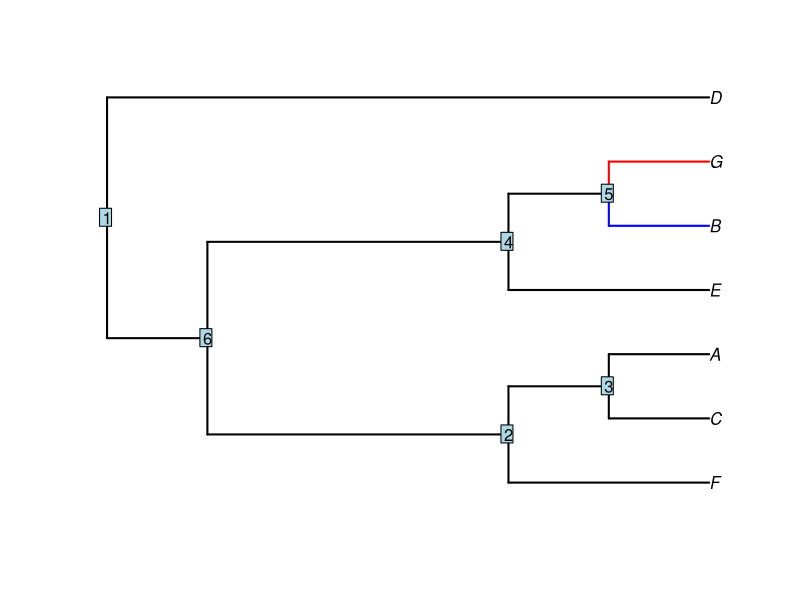
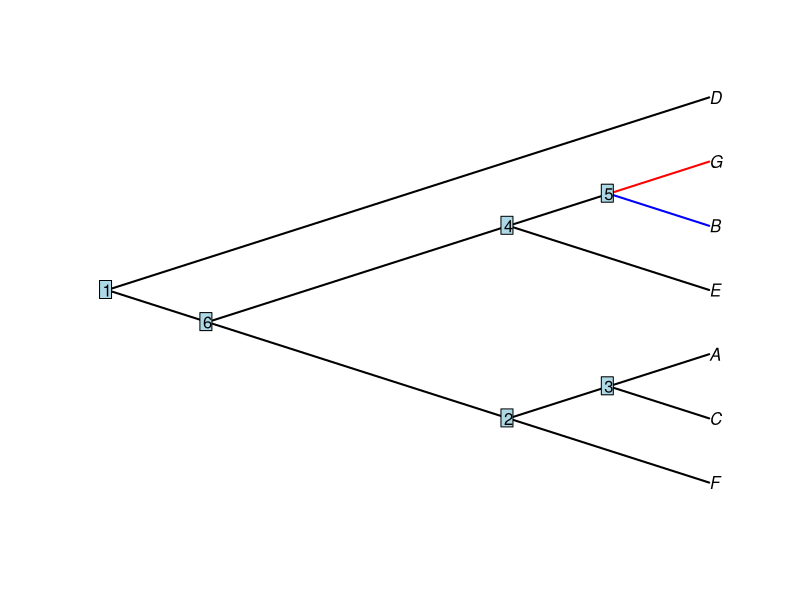
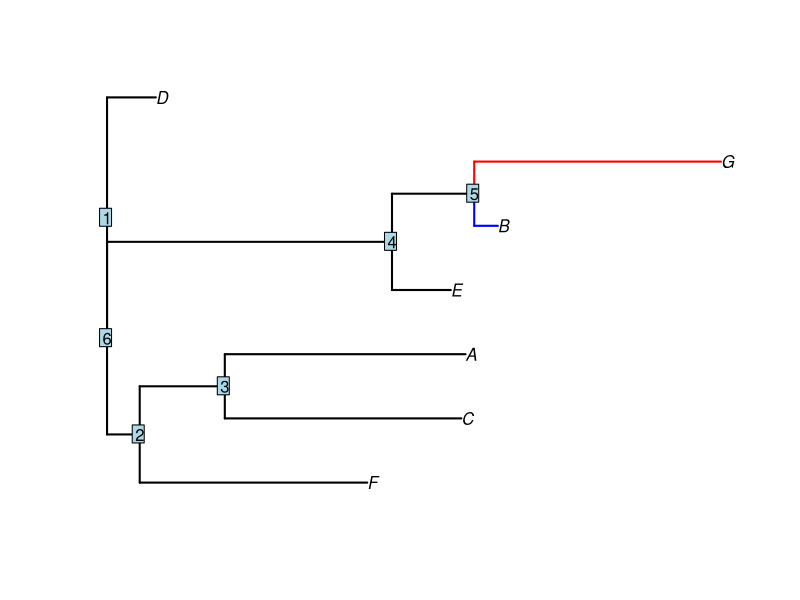
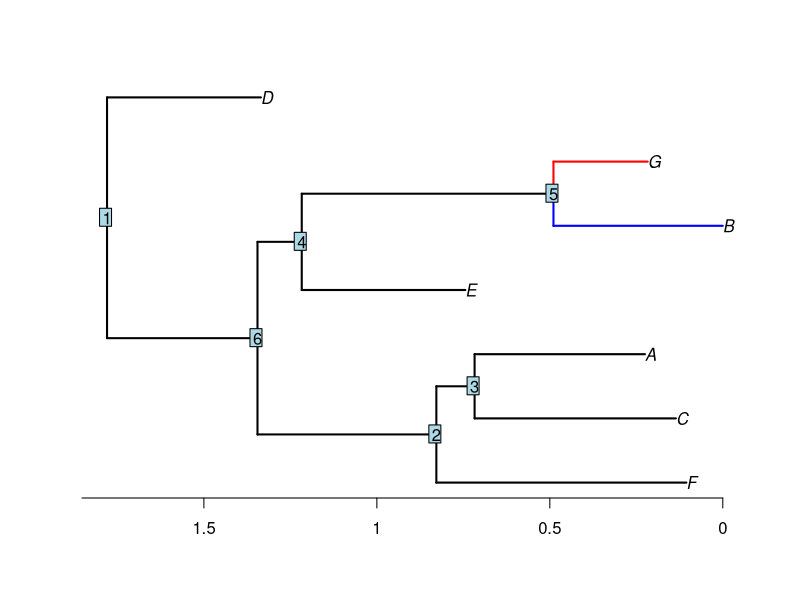
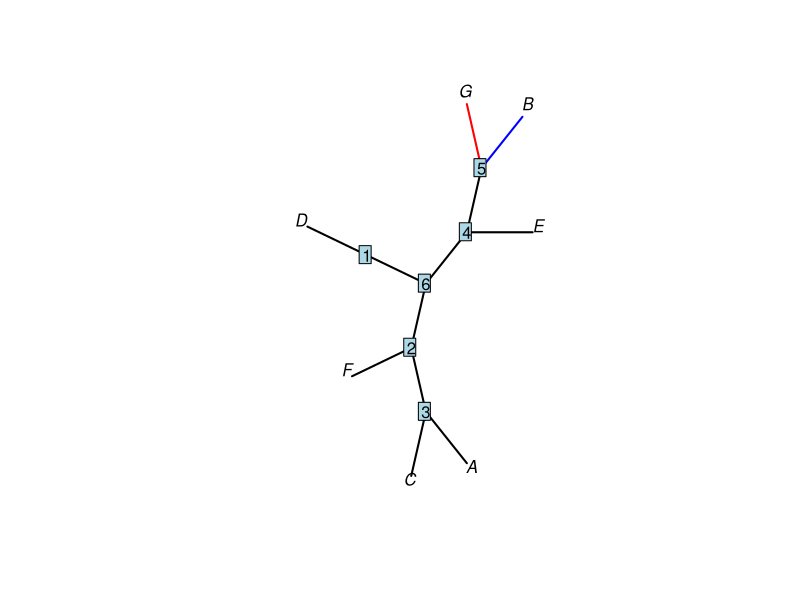
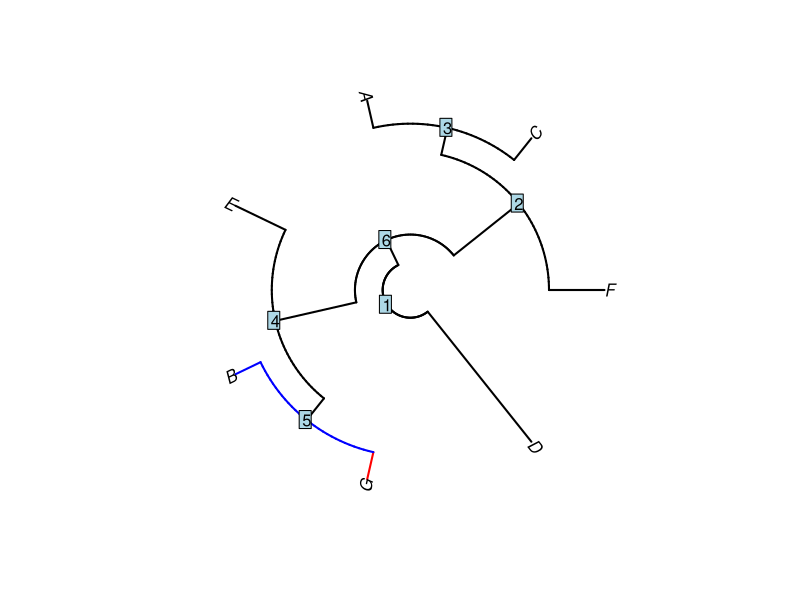
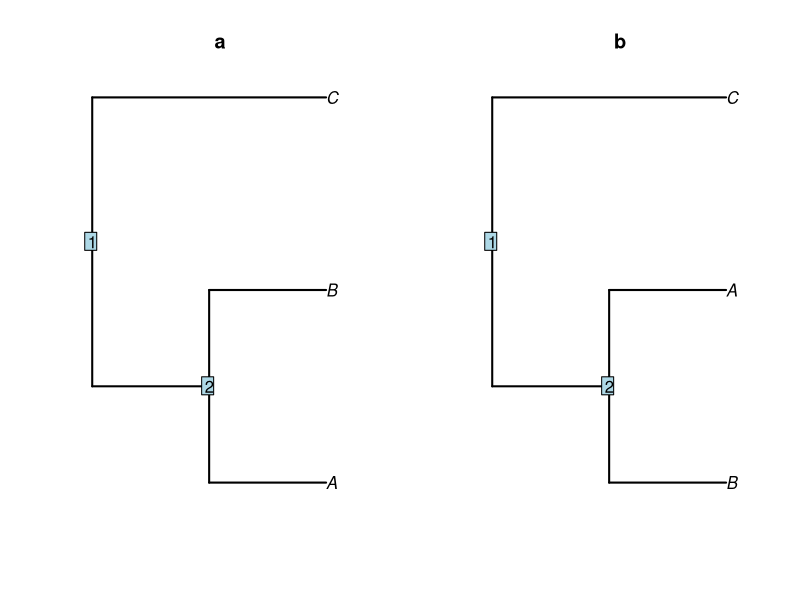
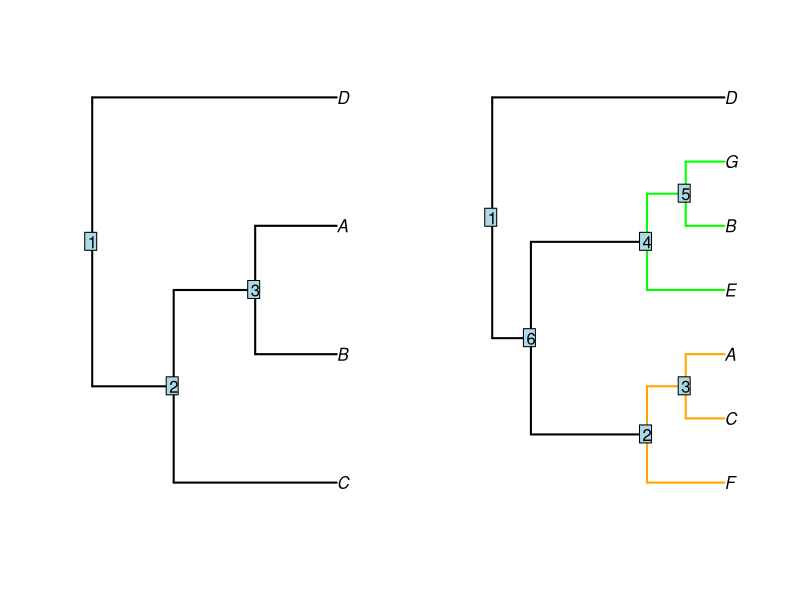

These figures' R source, in order:
## ---- chunk 1
library(ape)
library(phangorn)
## ---- chunk 2
# set seed to ensure the same tree is produced
set.seed(0210)
# generate a tree
tree <- rtree(n = 7, tip.label = c(LETTERS[1:7]))
branch_colours <- rep("black", nrow(tree$edge))

tree <- root(tree, outgroup = "D", resolve.root = TRUE)


branch_colours[tree$edge[, 2] == which(tree$tip.label == "G")] <- "red"
branch_colours[tree$edge[, 2] == which(tree$tip.label == "B")] <- "blue"
plot(tree, use.edge.length = FALSE,edge.color = branch_colours,edge.width = 2)
nodelabels(text=c(1:6))



## ---- chunk 3
# Plot the tree as a cladogram
plot(tree, type = "cladogram", edge.color = branch_colours, use.edge.length = FALSE, edge.width = 2)
nodelabels(text = c(1:6))
## ---- chunk 4
# Plot the tree as a phylogram
plot(tree, type = "phylogram", edge.color = branch_colours, edge.width = 2)
nodelabels(text = c(1:6))

## ---- chunk 5
# Note: This is a placeholder example as generating a true chronogram requires specific calibration data
tree$edge.length <- runif(nrow(tree$edge), min = 0.1, max = 1)  # Random branch lengths to mimic time

# Plot the simulated chronogram
plot(tree, type = "phylogram", edge.color = branch_colours, edge.width = 2,)

# Add a scale bar
ape::axisPhylo()

# Add node labels for clarity
nodelabels(text = c(1:6))


## ---- chunk 6
# Plot the tree as a cladogram
plot(tree, type = "unrooted", edge.color = branch_colours, use.edge.length = FALSE, edge.width = 2)
nodelabels(text = c(1:6))
## ---- chunk 7
# Plot the tree as a cladogram
plot(tree, type = "fan", edge.color = branch_colours, use.edge.length = FALSE, edge.width = 2)
nodelabels(text = c(1:6))
## ---- chunk 8
set.seed(123)

# Generate a simple phylogenetic tree with species A, B, and C
tree1 <- read.tree(text = "((A,B),C);")
tree2 <- read.tree(text = "((B,A),C);")

# Plot the first tree
par(mfrow = c(1, 2))  # Set up the plotting area to show two plots side by side
plot(tree1, main = "a",edge.width = 2)
nodelabels(text = c(1:2))

# Plot the second tree with A and B swapped
plot(tree2, main = "b",edge.width = 2)
nodelabels(text = c(1:2))


## ---- chunk 9
# Generate a simple phylogenetic tree
set.seed(123)
tree <- rtree(4, tip.label = c("A", "B", "C", "D"))

# Plot the tree
plot(tree, use.edge.length = FALSE,edge.width = 2)

# Add node labels to understand topology
nodelabels(text = 1:3)

## ---- chunk 10
# set seed to ensure the same tree is produced
set.seed(0210)
# generate a tree
tree <- rtree(n = 7, tip.label = c(LETTERS[1:7]))
tree <- root(tree, outgroup = "D", resolve.root = TRUE)

branch_colours <- rep("black", nrow(tree$edge))
monoA <- c("B", "G", "E")
monoB <- c("A", "C", "F")
# Function to find all edges (branches) within a clade, including internal branches
get_clade_edges <- function(tree, clade_tips) {
  clade_edges <- which(tree$edge[, 2] %in% c(
    which(tree$tip.label %in% clade_tips),
    tree$edge[tree$edge[, 2] %in% which(tree$tip.label %in% clade_tips), 1]
  ))
  return(clade_edges)
}

# Get edges for the first clade and colour them green
cladeA_edges <- get_clade_edges(tree, monoA)
branch_colours[cladeA_edges[-1]] <- "green"

# Get edges for the second clade and colour them orange
cladeB_edges <- get_clade_edges(tree, monoB)
branch_colours[cladeB_edges[-1]] <- "orange"

# Plot the tree with coloured branches
plot(tree, use.edge.length = FALSE, edge.color = branch_colours, edge.width = 2)
nodelabels(text = c(1:6))

## ---- chunk 11
# set seed to ensure the same tree is produced
set.seed(0210)
# generate a tree
tree <- rtree(n = 7, tip.label = c(LETTERS[1:7]))
tree <- root(tree, outgroup = "D", resolve.root = TRUE)

branch_colours <- rep("black", nrow(tree$edge))
paraA <- c("B", "G", "E","A", "C", "F")
# Function to find all edges (branches) within a clade, including internal branches
get_clade_edges <- function(tree, clade_tips) {
  clade_edges <- which(tree$edge[, 2] %in% c(
    which(tree$tip.label %in% clade_tips),
    tree$edge[tree$edge[, 2] %in% which(tree$tip.label %in% clade_tips), 1]
  ))
  return(clade_edges)
}

# Get edges for the first clade and colour them green
cladeA_edges <- get_clade_edges(tree, paraA)
branch_colours[head(cladeA_edges,-1)] <- "blue"

# Plot the tree with coloured branches
plot(tree, use.edge.length = FALSE, edge.color = branch_colours, edge.width = 2)
nodelabels(text = c(1:6))

## ---- chunk 12
# set seed to ensure the same tree is produced
set.seed(0210)
# generate a tree
tree <- rtree(n = 7, tip.label = c(LETTERS[1:7]))
tree <- root(tree, outgroup = "D", resolve.root = TRUE)

branch_colours <- rep("black", nrow(tree$edge))
poly <- c("A", "B")
branch_colours[tree$edge[, 2] %in% which(tree$tip.label %in% poly)] <- "red"

# Plot the tree with coloured branches
plot(tree, use.edge.length = FALSE, edge.color = branch_colours, edge.width = 2)
nodelabels(text = c(1:6))
